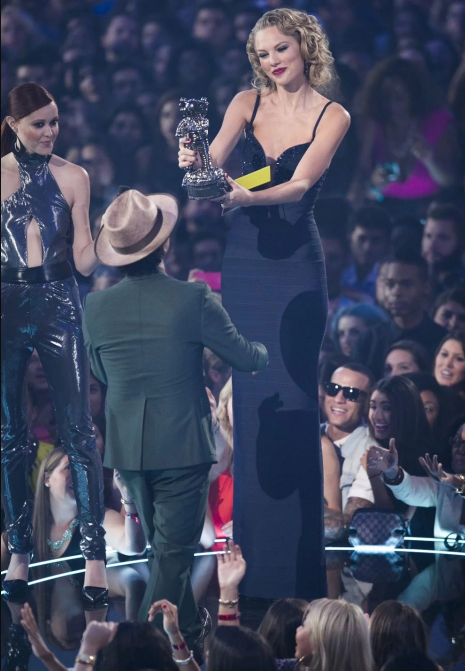
#> input picture Input/img1.jpg, 930 x 1341 px, found by its file name (shown at 1/2 size)
$ python main.py
#> lines starting #> are read from the running program, lines starting #| are printed output that depends on the picture
import cv2

# Görüntüleri oku
img1 = cv2.imread("img1.jpg", 1)
#> img1 is the input picture: shape (1341, 930, 3); mean B, G, R 92.4, 70, 63.9
img2 = cv2.imread("img2.jpg", 1)
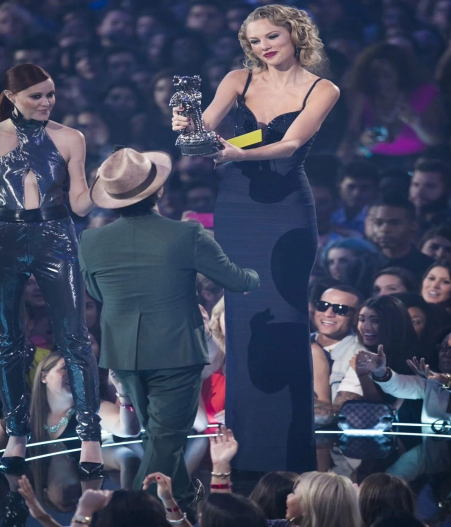
#> input picture Input/img2.jpg, 902 x 1054 px, found by its file name (shown at 1/2 size)
#> img2 is the input picture: shape (1054, 902, 3); mean B, G, R 92.8, 70.3, 64.2

# Analiz için gri kopyalara kullanıyoruz.
gray1 = cv2.cvtColor(img1, cv2.COLOR_BGR2GRAY)
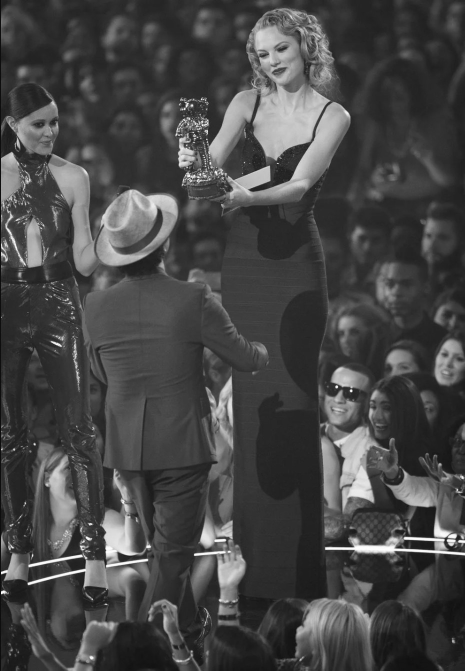
#> gray1: shape (1341, 930) (shown at 1/2 size); min 4, max 255, mean 70.7
gray2 = cv2.cvtColor(img2, cv2.COLOR_BGR2GRAY)
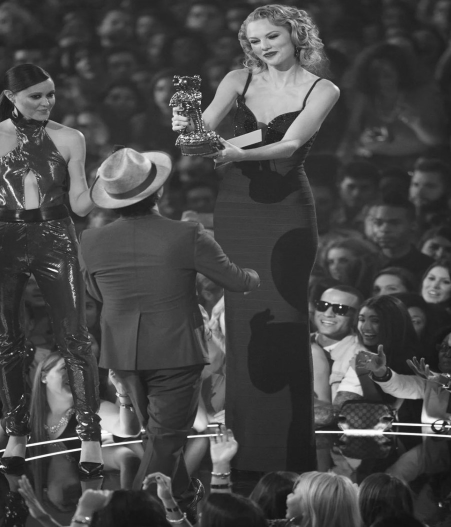
#> gray2: shape (1054, 902) (shown at 1/2 size); min 15, max 255, mean 71.1

# ORB nesnesi oluştur.
orb = cv2.ORB_create(nfeatures=1000)

# Keypoint ve descriptor bul.
kp1, des1 = orb.detectAndCompute(gray1, None)
#> kp1 = 1000 keypoints; strongest (x, y, size): (673, 772, 31), (702, 780, 31), (702, 782, 37.2), (56, 1167, 31)
kp2, des2 = orb.detectAndCompute(gray2, None)
#> kp2 = 1000 keypoints; strongest (x, y, size): (653, 608, 31), (682, 614, 31), (651, 608, 31), (680, 614, 37.2)

# BFMatcher oluştur.
bf = cv2.BFMatcher(cv2.NORM_HAMMING, crossCheck=True)

# Eşleşmeleri bul.
matches = bf.match(des1, des2)
#> matches = 587 matches
matches = sorted(matches, key=lambda x: x.distance)

# Renkli görüntüler üzerinde eşleşmeleri çiz
matched_img = cv2.drawMatches(
    img1, kp1,
    img2, kp2,
    matches[:50],
    None,
    flags=cv2.DrawMatchesFlags_NOT_DRAW_SINGLE_POINTS
)
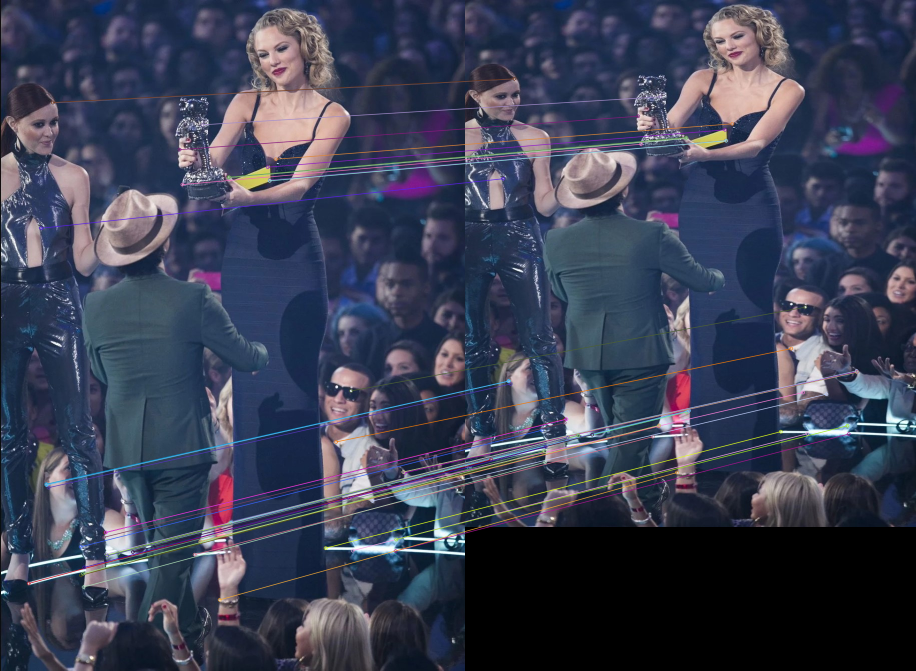
#> matched_img: shape (1341, 1832, 3) (shown at 1/2 size); mean B, G, R 83.7, 63.7, 58.9

# Boyutlandırma
scale_percent = 60
width = int(matched_img.shape[1] * scale_percent / 100)
#> width = 1099
height = int(matched_img.shape[0] * scale_percent / 100)
#> height = 804

resized = cv2.resize(matched_img, (width, height), interpolation=cv2.INTER_AREA)
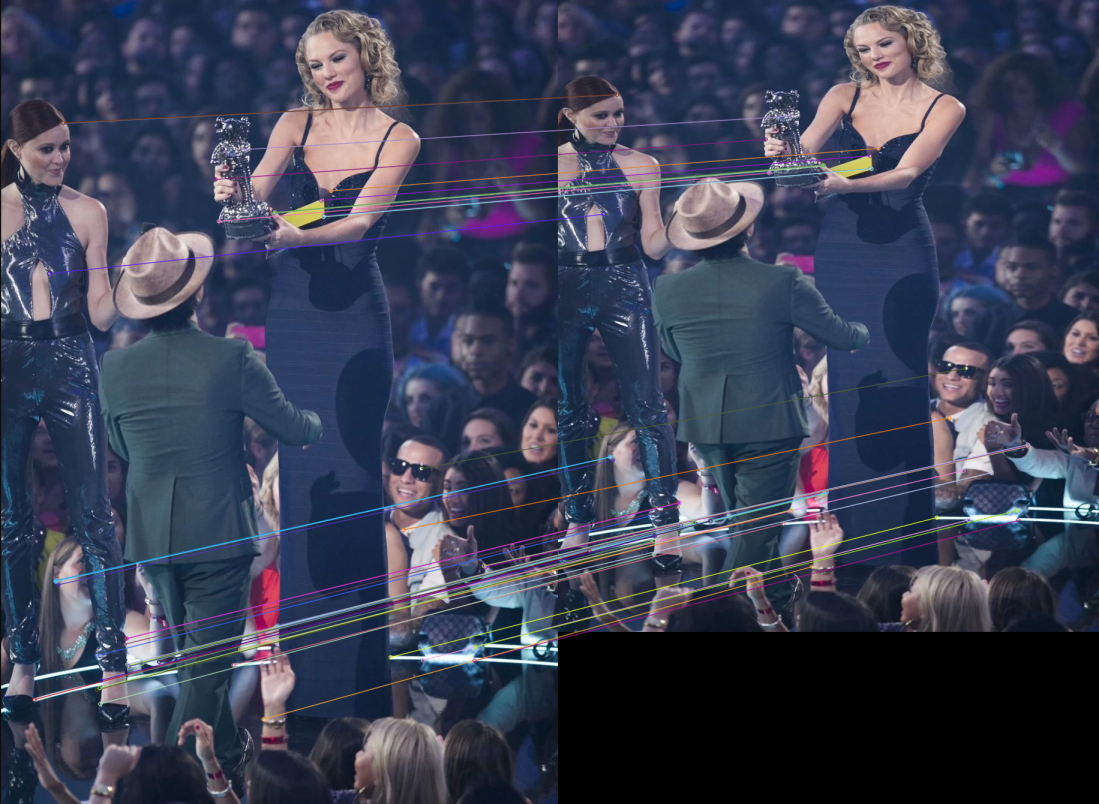
#> resized: shape (804, 1099, 3); mean B, G, R 83.7, 63.7, 58.9

# Sonucu göster
cv2.imshow("ORB Renkli Eslesme", resized)
cv2.waitKey(0)
cv2.destroyAllWindows()

# Kaydet
cv2.imwrite("sonuc.jpg", matched_img)
